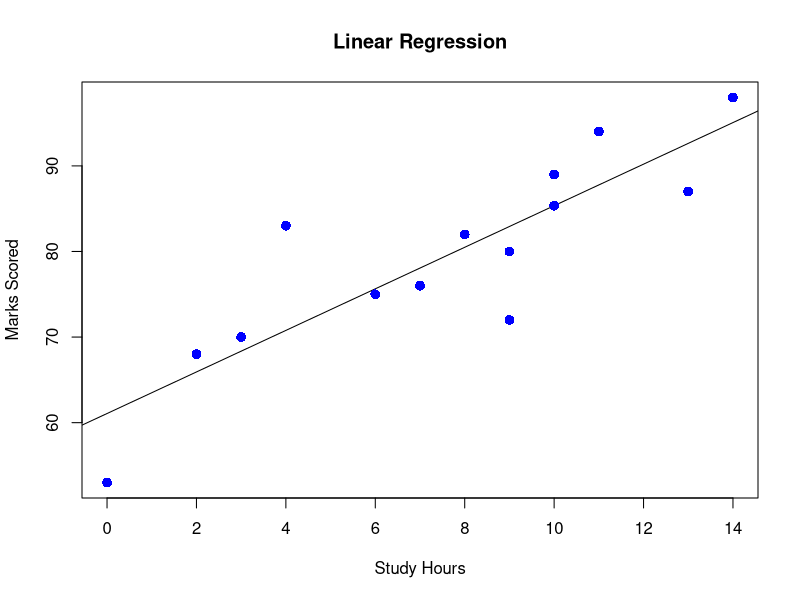

This figure's R source:
#predict
HoursStudied <- c(8,11,3,6,14,9,2,0,7,13,10,4,9,10)
#response
ExamMark <- c(82,94,70,75,98,80,68,53,76,87,89,83,72,85.3494)
#Linear model
relation = lm(ExamMark~HoursStudied)
summary(relation)
#Assigning x value to our model
result = data.frame(HoursStudied = 10)
final = predict(relation,result)
final
#Visualizing
plot(HoursStudied,ExamMark,col = "blue",main = "Linear Regression",
     abline(lm(ExamMark~HoursStudied)),cex = 1.3,pch = 16,
     xlab = "Study Hours",ylab = "Marks Scored")
